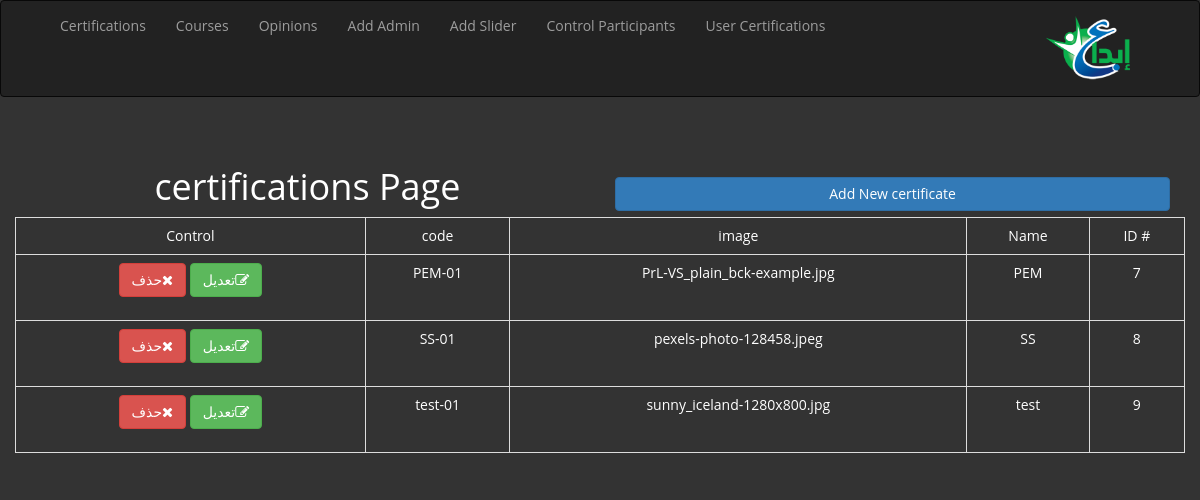
Screenshot of /Admin/certifications.php (signed in) with the database file from the repository.
### tables this page shows
CREATE TABLE `certifications` (
  `id` int(11) NOT NULL,
  `name` varchar(255) NOT NULL,
  `image` varchar(255) NOT NULL,
  `code` varchar(100) NOT NULL
);

### Admin/certifications.php (the view, shortened to what this page needs)
<!DOCTYPE html>
<html>
<head>
	<link rel="stylesheet" href="https://maxcdn.bootstrapcdn.com/bootstrap/3.3.7/css/bootstrap.min.css">
	<link rel="stylesheet" href="https://cdnjs.cloudflare.com/ajax/libs/font-awesome/4.7.0/css/font-awesome.min.css">
	<link rel="stylesheet" type="text/css" href="style.css">
</head>
<body>
<?php $do = isset($_GET['do'])  ? $_GET['do']  : 'Manage' ;
 	if ( isset($_SESSION['admin']) ) {
	include '../connect.php';
	include "temps/navbar.php";
if ($do == "Manage") {
	$stmt = $con -> prepare("SELECT * FROM certifications");
	$stmt ->execute();
	$certs = $stmt -> fetchAll();
	?>
	<div class="container" id="main">
		<div class="row">
			<div class="col-xs-6"><h1 class="text-center">certifications Page</h1></div>
			<div class="col-xs-6" id="add"><a href="?do=Add" class="btn btn-primary btn-block">Add New certificate</a></div>
			<table class="table table-bordered main-table text-center">
				<tr>
					<td># ID</td>
					<td>Name</td>
					<td>image</td>
					<td>code</td>
					<td>Control</td>
				</tr>
				<?php
				foreach ($certs as $cert) {
				echo "<tr>";
					echo "<td>".$cert['id'] ."</td>";
					echo "<td>".$cert['name'] ."</td>";
					echo "<td>".$cert['image'] ."</td>";
					echo "<td>".$cert['code'] ."</td>";
					echo "<td>
							<a href='certifications.php?do=Edit&itemid=". $cert['id']."'class='btn btn-success'  id='edit'><i class='fa fa-edit'></i>تعديل</a>
							<a href='certifications.php?do=Delete&itemid=".$cert['id']."'class='btn btn-danger' id='edit'><i class='fa fa-close'></i>حذف</a>";
						  echo "</td>";
				echo "</tr>";
				}
				?>
			</table>
		</div>
	</div>
<?php }
} else {
	header("location:index.php");
}
 ?>
</body>
</html>

### Admin/style.css (style rules this page uses)
body { background-color: #333333; font-family: "Open Sans", Helvetica; color:#FFF; direction: rtl; }
#main h1 { color:#FFF; }
#main { margin-top:50px; }
#main #add { margin-top: 30px; }
#main table { color:#FFF; }
#main #edit { margin-bottom:15px; }

### rows the page displays
certifications: id "7", name "PEM", image "PrL-VS_plain_bck-example.jpg", code "PEM-01"
certifications: id "8", name "SS", image "pexels-photo-128458.jpeg", code "SS-01"
certifications: id "9", name "test", image "sunny_iceland-1280x800.jpg", code "test-01"
